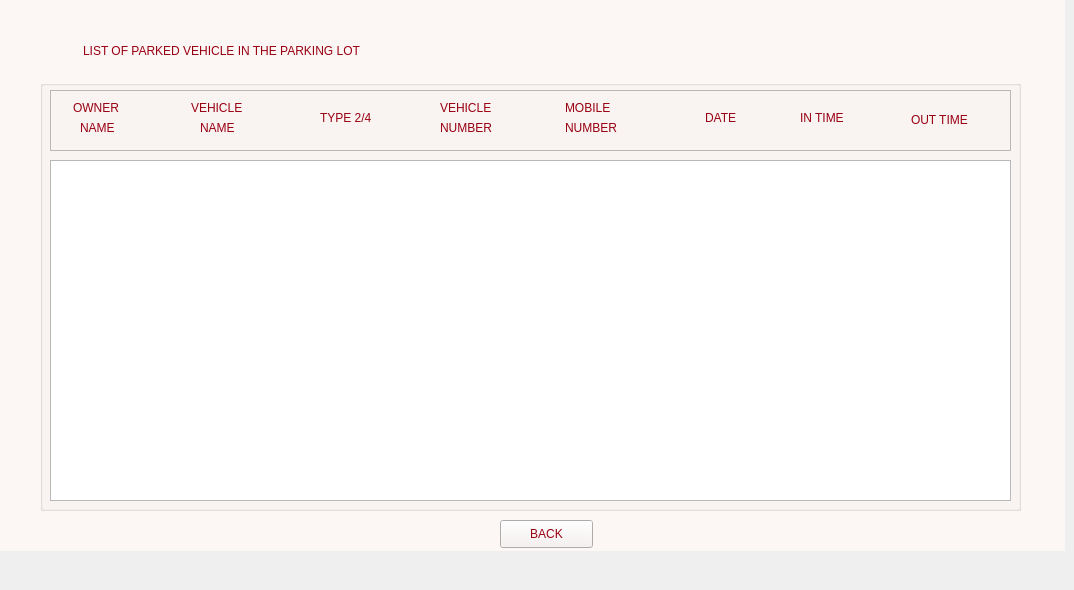
    <widget class="QWidget" name="tab_4">
     <attribute name="title">
      <string>Page</string>
     </attribute>
     <widget class="QLabel" name="label_7">
      <property name="geometry">
       <rect>
        <x>0</x>
        <y>-30</y>
        <width>1065</width>
        <height>581</height>
       </rect>
      </property>
      <property name="styleSheet">
       <string notr="true">background-color: rgb(252, 246, 245);</string>
      </property>
      <property name="text">
       <string/>
      </property>
      <property name="scaledContents">
       <bool>true</bool>
      </property>
     </widget>
     <widget class="QLabel" name="label_17">
      <property name="geometry">
       <rect>
        <x>83</x>
        <y>20</y>
        <width>881</width>
        <height>61</height>
       </rect>
      </property>
      <property name="styleSheet">
       <string notr="true">color: rgb(153, 0, 17);
font: 87 20pt &quot;Arial Black&quot;;</string>
      </property>
      <property name="text">
       <string>LIST OF PARKED VEHICLE IN THE PARKING LOT</string>
      </property>
     </widget>
     <widget class="QGroupBox" name="groupBox">
      <property name="geometry">
       <rect>
        <x>40</x>
        <y>80</y>
        <width>981</width>
        <height>431</height>
       </rect>
      </property>
      <property name="title">
       <string/>
      </property>
      <widget class="QFrame" name="frame">
       <property name="geometry">
        <rect>
         <x>10</x>
         <y>10</y>
         <width>961</width>
         <height>61</height>
        </rect>
       </property>
       <property name="frameShape">
        <enum>QFrame::StyledPanel</enum>
       </property>
       <property name="frameShadow">
        <enum>QFrame::Raised</enum>
       </property>
       <widget class="QLabel" name="label_18">
        <property name="geometry">
         <rect>
          <x>30</x>
          <y>30</y>
          <width>55</width>
          <height>16</height>
         </rect>
        </property>
        <property name="styleSheet">
         <string notr="true">font: 87 10pt &quot;Arial Black&quot;;
color: rgb(153, 0, 17);</string>
        </property>
        <property name="text">
         <string>NAME</string>
        </property>
       </widget>
       <widget class="QLabel" name="label_19">
        <property name="geometry">
         <rect>
          <x>150</x>
          <y>30</y>
          <width>61</width>
          <height>16</height>
         </rect>
        </property>
        <property name="styleSheet">
         <string notr="true">font: 87 10pt &quot;Arial Black&quot;;
color: rgb(153, 0, 17);</string>
        </property>
        <property name="text">
         <string>NAME</string>
        </property>
       </widget>
       <widget class="QLabel" name="label_20">
        <property name="geometry">
         <rect>
          <x>270</x>
          <y>20</y>
          <width>91</width>
          <height>16</height>
         </rect>
        </property>
        <property name="styleSheet">
         <string notr="true">font: 87 10pt &quot;Arial Black&quot;;
color: rgb(153, 0, 17);</string>
        </property>
        <property name="text">
         <string>TYPE 2/4</string>
        </property>
       </widget>
       <widget class="QLabel" name="label_21">
        <property name="geometry">
         <rect>
          <x>390</x>
          <y>30</y>
          <width>91</width>
          <height>16</height>
         </rect>
        </property>
        <property name="styleSheet">
         <string notr="true">font: 87 10pt &quot;Arial Black&quot;;
color: rgb(153, 0, 17);</string>
        </property>
        <property name="text">
         <string>NUMBER</string>
        </property>
       </widget>
       <widget class="QLabel" name="label_23">
        <property name="geometry">
         <rect>
          <x>750</x>
          <y>20</y>
          <width>81</width>
          <height>16</height>
         </rect>
        </property>
        <property name="styleSheet">
         <string notr="true">font: 87 10pt &quot;Arial Black&quot;;
color: rgb(153, 0, 17);</string>
        </property>
        <property name="text">
         <string>IN TIME</string>
        </property>
       </widget>
       <widget class="QLabel" name="label_22">
        <property name="geometry">
         <rect>
          <x>655</x>
          <y>20</y>
          <width>55</width>
          <height>16</height>
         </rect>
        </property>
        <property name="styleSheet">
         <string notr="true">font: 87 10pt &quot;Arial Black&quot;;
color: rgb(153, 0, 17);</string>
        </property>
        <property name="text">
         <string>DATE</string>
        </property>
       </widget>
       <widget class="QLabel" name="label_33">
        <property name="geometry">
         <rect>
          <x>23</x>
          <y>10</y>
          <width>81</width>
          <height>16</height>
         </rect>
        </property>
        <property name="styleSheet">
         <string notr="true">font: 87 10pt &quot;Arial Black&quot;;
color: rgb(153, 0, 17);</string>
        </property>
        <property name="text">
         <string>OWNER</string>
        </property>
       </widget>
       <widget class="QLabel" name="label_34">
        <property name="geometry">
         <rect>
          <x>141</x>
          <y>10</y>
          <width>81</width>
          <height>16</height>
         </rect>
        </property>
        <property name="styleSheet">
         <string notr="true">font: 87 10pt &quot;Arial Black&quot;;
color: rgb(153, 0, 17);</string>
        </property>
        <property name="text">
         <string>VEHICLE</string>
        </property>
       </widget>
       <widget class="QLabel" name="label_35">
        <property name="geometry">
         <rect>
          <x>390</x>
          <y>10</y>
          <width>91</width>
          <height>16</height>
         </rect>
        </property>
        <property name="styleSheet">
         <string notr="true">font: 87 10pt &quot;Arial Black&quot;;
color: rgb(153, 0, 17);</string>
        </property>
        <property name="text">
         <string>VEHICLE</string>
        </property>
       </widget>
       <widget class="QLabel" name="label_36">
        <property name="geometry">
         <rect>
          <x>515</x>
          <y>30</y>
          <width>91</width>
          <height>16</height>
         </rect>
        </property>
        <property name="styleSheet">
         <string notr="true">font: 87 10pt &quot;Arial Black&quot;;
color: rgb(153, 0, 17);</string>
        </property>
        <property name="text">
         <string>NUMBER</string>
        </property>
       </widget>
       <widget class="QLabel" name="label_37">
        <property name="geometry">
         <rect>
          <x>515</x>
          <y>10</y>
          <width>91</width>
          <height>16</height>
         </rect>
        </property>
        <property name="styleSheet">
         <string notr="true">font: 87 10pt &quot;Arial Black&quot;;
color: rgb(153, 0, 17);</string>
        </property>
        <property name="text">
         <string>MOBILE</string>
        </property>
       </widget>
       <widget class="QLabel" name="label_38">
        <property name="geometry">
         <rect>
          <x>861</x>
          <y>20</y>
          <width>91</width>
          <height>20</height>
         </rect>
        </property>
        <property name="styleSheet">
         <string notr="true">font: 87 10pt &quot;Arial Black&quot;;
color: rgb(153, 0, 17);</string>
        </property>
        <property name="text">
         <string>OUT TIME</string>
        </property>
       </widget>
      </widget>
      <widget class="QTableWidget" name="TABLE">
       <property name="geometry">
        <rect>
         <x>10</x>
         <y>80</y>
         <width>961</width>
         <height>341</height>
        </rect>
       </property>
      </widget>
     </widget>
     <widget class="QPushButton" name="BACK">
      <property name="geometry">
       <rect>
        <x>500</x>
        <y>520</y>
        <width>93</width>
        <height>28</height>
       </rect>
      </property>
      <property name="styleSheet">
       <string notr="true">font: 87 10pt &quot;Arial Black&quot;;
background-color: rgb(246, 240, 239);
color: rgb(153, 0, 17);</string>
      </property>
      <property name="text">
       <string>BACK</string>
      </property>
     </widget>
    </widget>
